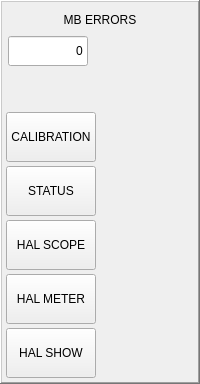
                 <widget class="QFrame" name="frm_settings4">
                  <property name="sizePolicy">
                   <sizepolicy hsizetype="Fixed" vsizetype="Preferred">
                    <horstretch>0</horstretch>
                    <verstretch>0</verstretch>
                   </sizepolicy>
                  </property>
                  <property name="frameShape">
                   <enum>QFrame::WinPanel</enum>
                  </property>
                  <property name="frameShadow">
                   <enum>QFrame::Raised</enum>
                  </property>
                  <layout class="QVBoxLayout" name="verticalLayout_13">
                   <property name="spacing">
                    <number>4</number>
                   </property>
                   <property name="leftMargin">
                    <number>4</number>
                   </property>
                   <property name="topMargin">
                    <number>4</number>
                   </property>
                   <property name="rightMargin">
                    <number>4</number>
                   </property>
                   <property name="bottomMargin">
                    <number>4</number>
                   </property>
                   <item>
                    <widget class="QWidget" name="widget_mb_errors" native="true">
                     <layout class="QVBoxLayout" name="verticalLayout_37">
                      <property name="spacing">
                       <number>4</number>
                      </property>
                      <property name="leftMargin">
                       <number>2</number>
                      </property>
                      <property name="topMargin">
                       <number>2</number>
                      </property>
                      <property name="rightMargin">
                       <number>2</number>
                      </property>
                      <property name="bottomMargin">
                       <number>2</number>
                      </property>
                      <item alignment="Qt::AlignHCenter">
                       <widget class="QLabel" name="label_42">
                        <property name="sizePolicy">
                         <sizepolicy hsizetype="Fixed" vsizetype="Fixed">
                          <horstretch>0</horstretch>
                          <verstretch>0</verstretch>
                         </sizepolicy>
                        </property>
                        <property name="minimumSize">
                         <size>
                          <width>80</width>
                          <height>24</height>
                         </size>
                        </property>
                        <property name="maximumSize">
                         <size>
                          <width>80</width>
                          <height>24</height>
                         </size>
                        </property>
                        <property name="text">
                         <string>MB ERRORS</string>
                        </property>
                        <property name="alignment">
                         <set>Qt::AlignCenter</set>
                        </property>
                       </widget>
                      </item>
                      <item>
                       <widget class="QLineEdit" name="lbl_mb_errors">
                        <property name="sizePolicy">
                         <sizepolicy hsizetype="Fixed" vsizetype="Fixed">
                          <horstretch>0</horstretch>
                          <verstretch>0</verstretch>
                         </sizepolicy>
                        </property>
                        <property name="minimumSize">
                         <size>
                          <width>80</width>
                          <height>30</height>
                         </size>
                        </property>
                        <property name="maximumSize">
                         <size>
                          <width>80</width>
                          <height>30</height>
                         </size>
                        </property>
                        <property name="text">
                         <string>0</string>
                        </property>
                        <property name="alignment">
                         <set>Qt::AlignRight|Qt::AlignTrailing|Qt::AlignVCenter</set>
                        </property>
                        <property name="readOnly">
                         <bool>true</bool>
                        </property>
                       </widget>
                      </item>
                     </layout>
                    </widget>
                   </item>
                   <item>
                    <spacer name="verticalSpacer_6">
                     <property name="orientation">
                      <enum>Qt::Vertical</enum>
                     </property>
                     <property name="sizeHint" stdset="0">
                      <size>
                       <width>20</width>
                       <height>40</height>
                      </size>
                     </property>
                    </spacer>
                   </item>
                   <item>
                    <widget class="ActionButton" name="actionbutton_calibration">
                     <property name="sizePolicy">
                      <sizepolicy hsizetype="Fixed" vsizetype="Fixed">
                       <horstretch>0</horstretch>
                       <verstretch>0</verstretch>
                      </sizepolicy>
                     </property>
                     <property name="minimumSize">
                      <size>
                       <width>90</width>
                       <height>50</height>
                      </size>
                     </property>
                     <property name="maximumSize">
                      <size>
                       <width>90</width>
                       <height>50</height>
                      </size>
                     </property>
                     <property name="text">
                      <string>CALIBRATION</string>
                     </property>
                    </widget>
                   </item>
                   <item>
                    <widget class="ActionButton" name="actionbutton_lcnc_status">
                     <property name="sizePolicy">
                      <sizepolicy hsizetype="Fixed" vsizetype="Fixed">
                       <horstretch>0</horstretch>
                       <verstretch>0</verstretch>
                      </sizepolicy>
                     </property>
                     <property name="minimumSize">
                      <size>
                       <width>90</width>
                       <height>50</height>
                      </size>
                     </property>
                     <property name="maximumSize">
                      <size>
                       <width>90</width>
                       <height>50</height>
                      </size>
                     </property>
                     <property name="text">
                      <string>STATUS</string>
                     </property>
                     <property name="launch_status_action" stdset="0">
                      <bool>true</bool>
                     </property>
                     <property name="template_label_option" stdset="0">
                      <bool>false</bool>
                     </property>
                     <property name="joint_number" stdset="0">
                      <number>0</number>
                     </property>
                     <property name="incr_imperial_number" stdset="0">
                      <double>0.010000000000000</double>
                     </property>
                     <property name="incr_mm_number" stdset="0">
                      <double>0.025000000000000</double>
                     </property>
                     <property name="incr_angular_number" stdset="0">
                      <double>-1.000000000000000</double>
                     </property>
                     <property name="toggle_float_option" stdset="0">
                      <bool>false</bool>
                     </property>
                     <property name="float_num" stdset="0">
                      <double>100.000000000000000</double>
                     </property>
                     <property name="float_alt_num" stdset="0">
                      <double>50.000000000000000</double>
                     </property>
                     <property name="view_type_string" stdset="0">
                      <string>P</string>
                     </property>
                     <property name="command_text_string" stdset="0">
                      <string/>
                     </property>
                     <property name="ini_mdi_number" stdset="0">
                      <number>0</number>
                     </property>
                     <property name="textTemplate" stdset="0">
                      <string>%1.3f in</string>
                     </property>
                     <property name="alt_textTemplate" stdset="0">
                      <string>%1.2f mm</string>
                     </property>
                     <property name="actionName" stdset="0">
                      <string>tool.status</string>
                     </property>
                    </widget>
                   </item>
                   <item>
                    <widget class="ActionButton" name="actionbutton_halscope">
                     <property name="sizePolicy">
                      <sizepolicy hsizetype="Fixed" vsizetype="Fixed">
                       <horstretch>0</horstretch>
                       <verstretch>0</verstretch>
                      </sizepolicy>
                     </property>
                     <property name="minimumSize">
                      <size>
                       <width>90</width>
                       <height>50</height>
                      </size>
                     </property>
                     <property name="maximumSize">
                      <size>
                       <width>90</width>
                       <height>50</height>
                      </size>
                     </property>
                     <property name="text">
                      <string>HAL SCOPE</string>
                     </property>
                     <property name="launch_halscope_action" stdset="0">
                      <bool>true</bool>
                     </property>
                     <property name="template_label_option" stdset="0">
                      <bool>false</bool>
                     </property>
                     <property name="joint_number" stdset="0">
                      <number>0</number>
                     </property>
                     <property name="incr_imperial_number" stdset="0">
                      <double>0.010000000000000</double>
                     </property>
                     <property name="incr_mm_number" stdset="0">
                      <double>0.025000000000000</double>
                     </property>
                     <property name="incr_angular_number" stdset="0">
                      <double>-1.000000000000000</double>
                     </property>
                     <property name="toggle_float_option" stdset="0">
                      <bool>false</bool>
                     </property>
                     <property name="float_num" stdset="0">
                      <double>100.000000000000000</double>
                     </property>
                     <property name="float_alt_num" stdset="0">
                      <double>50.000000000000000</double>
                     </property>
                     <property name="view_type_string" stdset="0">
                      <string>P</string>
                     </property>
                     <property name="command_text_string" stdset="0">
                      <string/>
                     </property>
                     <property name="ini_mdi_number" stdset="0">
                      <number>0</number>
                     </property>
                     <property name="textTemplate" stdset="0">
                      <string>%1.3f in</string>
                     </property>
                     <property name="alt_textTemplate" stdset="0">
                      <string>%1.2f mm</string>
                     </property>
                     <property name="actionName" stdset="0">
                      <string>tool.halscope</string>
                     </property>
                    </widget>
                   </item>
                   <item>
                    <widget class="ActionButton" name="actionbutton_halmeter">
                     <property name="sizePolicy">
                      <sizepolicy hsizetype="Fixed" vsizetype="Fixed">
                       <horstretch>0</horstretch>
                       <verstretch>0</verstretch>
                      </sizepolicy>
                     </property>
                     <property name="minimumSize">
                      <size>
                       <width>90</width>
                       <height>50</height>
                      </size>
                     </property>
                     <property name="maximumSize">
                      <size>
                       <width>90</width>
                       <height>50</height>
                      </size>
                     </property>
                     <property name="text">
                      <string>HAL METER</string>
                     </property>
                     <property name="launch_halmeter_action" stdset="0">
                      <bool>true</bool>
                     </property>
                     <property name="template_label_option" stdset="0">
                      <bool>false</bool>
                     </property>
                     <property name="joint_number" stdset="0">
                      <number>0</number>
                     </property>
                     <property name="incr_imperial_number" stdset="0">
                      <double>0.010000000000000</double>
                     </property>
                     <property name="incr_mm_number" stdset="0">
                      <double>0.025000000000000</double>
                     </property>
                     <property name="incr_angular_number" stdset="0">
                      <double>-1.000000000000000</double>
                     </property>
                     <property name="toggle_float_option" stdset="0">
                      <bool>false</bool>
                     </property>
                     <property name="float_num" stdset="0">
                      <double>100.000000000000000</double>
                     </property>
                     <property name="float_alt_num" stdset="0">
                      <double>50.000000000000000</double>
                     </property>
                     <property name="view_type_string" stdset="0">
                      <string>P</string>
                     </property>
                     <property name="command_text_string" stdset="0">
                      <string/>
                     </property>
                     <property name="ini_mdi_number" stdset="0">
                      <number>0</number>
                     </property>
                     <property name="textTemplate" stdset="0">
                      <string>%1.3f in</string>
                     </property>
                     <property name="alt_textTemplate" stdset="0">
                      <string>%1.2f mm</string>
                     </property>
                     <property name="actionName" stdset="0">
                      <string>tool.halmeter</string>
                     </property>
                    </widget>
                   </item>
                   <item>
                    <widget class="ActionButton" name="actionbutton_halshow">
                     <property name="sizePolicy">
                      <sizepolicy hsizetype="Fixed" vsizetype="Fixed">
                       <horstretch>0</horstretch>
                       <verstretch>0</verstretch>
                      </sizepolicy>
                     </property>
                     <property name="minimumSize">
                      <size>
                       <width>90</width>
                       <height>50</height>
                      </size>
                     </property>
                     <property name="maximumSize">
                      <size>
                       <width>90</width>
                       <height>50</height>
                      </size>
                     </property>
                     <property name="text">
                      <string>HAL SHOW</string>
                     </property>
                     <property name="launch_halshow_action" stdset="0">
                      <bool>true</bool>
                     </property>
                     <property name="template_label_option" stdset="0">
                      <bool>false</bool>
                     </property>
                     <property name="joint_number" stdset="0">
                      <number>0</number>
                     </property>
                     <property name="incr_imperial_number" stdset="0">
                      <double>0.010000000000000</double>
                     </property>
                     <property name="incr_mm_number" stdset="0">
                      <double>0.025000000000000</double>
                     </property>
                     <property name="incr_angular_number" stdset="0">
                      <double>-1.000000000000000</double>
                     </property>
                     <property name="toggle_float_option" stdset="0">
                      <bool>false</bool>
                     </property>
                     <property name="float_num" stdset="0">
                      <double>100.000000000000000</double>
                     </property>
                     <property name="float_alt_num" stdset="0">
                      <double>50.000000000000000</double>
                     </property>
                     <property name="view_type_string" stdset="0">
                      <string>P</string>
                     </property>
                     <property name="command_text_string" stdset="0">
                      <string/>
                     </property>
                     <property name="ini_mdi_number" stdset="0">
                      <number>0</number>
                     </property>
                     <property name="textTemplate" stdset="0">
                      <string>%1.3f in</string>
                     </property>
                     <property name="alt_textTemplate" stdset="0">
                      <string>%1.2f mm</string>
                     </property>
                     <property name="actionName" stdset="0">
                      <string>tool.halshow</string>
                     </property>
                    </widget>
                   </item>
                  </layout>
                 </widget>
